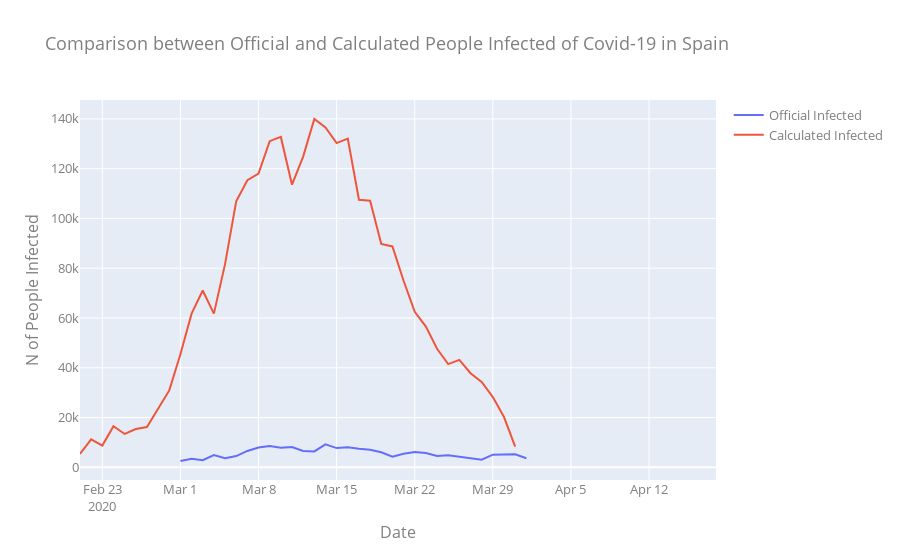

The notebook cell saved with this chart:
### Code cell
# Create traces
fig = go.Figure()
fig.add_trace(go.Scatter(x=official_to_print["date"], y=official_to_print["official_infected"],
                    mode='lines', 
                    name='Official Infected'))
fig.add_trace(go.Scatter(x=mortality_to_print["date"], y=mortality_to_print["real_contagious"],
                    mode='lines',
                    name='Calculated Infected'))

fig.update_layout(
    title="Comparison between Official and Calculated People Infected of Covid-19 in Spain",
    xaxis_title="Date",
    yaxis_title="N of People Infected",
    font=dict(
        #family="Courier New, monospace",
        size=13,
        color="#7f7f7f"
    )
)


fig.show()
